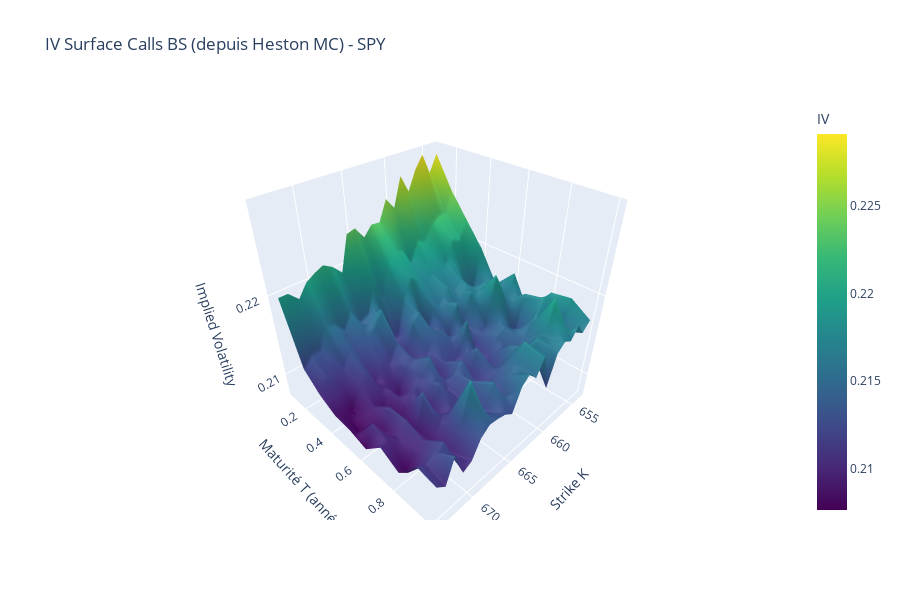

Notebook code for this chart:
### Markdown cell above
## 12. IV Surface BS (inversée depuis prix Heston)

### Code cell
print(f"\n{'='*60}")
print(f"CALCUL DES IV SURFACES BS (depuis prix Heston)")
print(f"{'='*60}\n")

call_iv_heston = np.zeros_like(call_prices_heston)
put_iv_heston = np.zeros_like(put_prices_heston)

print("Inversion BS pour Calls...")
for i, T_val in enumerate(T_grid_heston):
    for j, K_val in enumerate(K_grid_heston):
        call_iv_heston[i, j] = implied_vol_option(
            call_prices_heston[i, j], S0, K_val, T_val, RF_RATE, "call"
        )
        put_iv_heston[i, j] = implied_vol_option(
            put_prices_heston[i, j], S0, K_val, T_val, RF_RATE, "put"
        )

print("✓ Inversion terminée\n")

# Affichage 3D
KK_heston, TT_heston = np.meshgrid(K_grid_heston, T_grid_heston)

fig_iv_calls_heston = go.Figure(data=[go.Surface(
    x=KK_heston,
    y=TT_heston,
    z=call_iv_heston,
    colorscale='Viridis',
    colorbar=dict(title="IV")
)])
fig_iv_calls_heston.update_layout(
    title=f"IV Surface Calls BS (depuis Heston MC) - {TICKER}",
    scene=dict(
        xaxis=dict(title="Strike K"),
        yaxis=dict(title="Maturité T (années)"),
        zaxis=dict(title="Implied Volatility")
    ),
    height=600
)
fig_iv_calls_heston.show()

fig_iv_puts_heston = go.Figure(data=[go.Surface(
    x=KK_heston,
    y=TT_heston,
    z=put_iv_heston,
    colorscale='Viridis',
    colorbar=dict(title="IV")
)])
fig_iv_puts_heston.update_layout(
    title=f"IV Surface Puts BS (depuis Heston MC) - {TICKER}",
    scene=dict(
        xaxis=dict(title="Strike K"),
        yaxis=dict(title="Maturité T (années)"),
        zaxis=dict(title="Implied Volatility")
    ),
    height=600
)
fig_iv_puts_heston.show()

### Figure 1 — Plotly figure (JSON) as saved in the notebook; plotly's stock layout.template omitted (floating-point values rounded to 4 significant figures; data arrays with more than 128 entries replaced by an {"elided": "..."} marker saying what was removed)
{"data": [{"colorbar": {"title": {"text": "IV"}}, "colorscale": [[0, "#440154"], [0.1111, "#482878"], [0.2222, "#3e4989"], [0.3333, "#31688e"], [0.4444, "#26828e"], [0.5556, "#1f9e89"], [0.6667, "#35b779"], [0.7778, "#6ece58"], [0.8889, "#b5de2b"], [1, "#fde725"]], "type": "surface", "x": {"elided": "10x21 float values"}, "y": {"elided": "10x21 float values"}, "z": {"elided": "10x21 float values"}}], "layout": {"height": 600, "scene": {"xaxis": {"title": {"text": "Strike K"}}, "yaxis": {"title": {"text": "Maturité T (années)"}}, "zaxis": {"title": {"text": "Implied Volatility"}}}, "title": {"text": "IV Surface Calls BS (depuis Heston MC) - SPY"}}}
